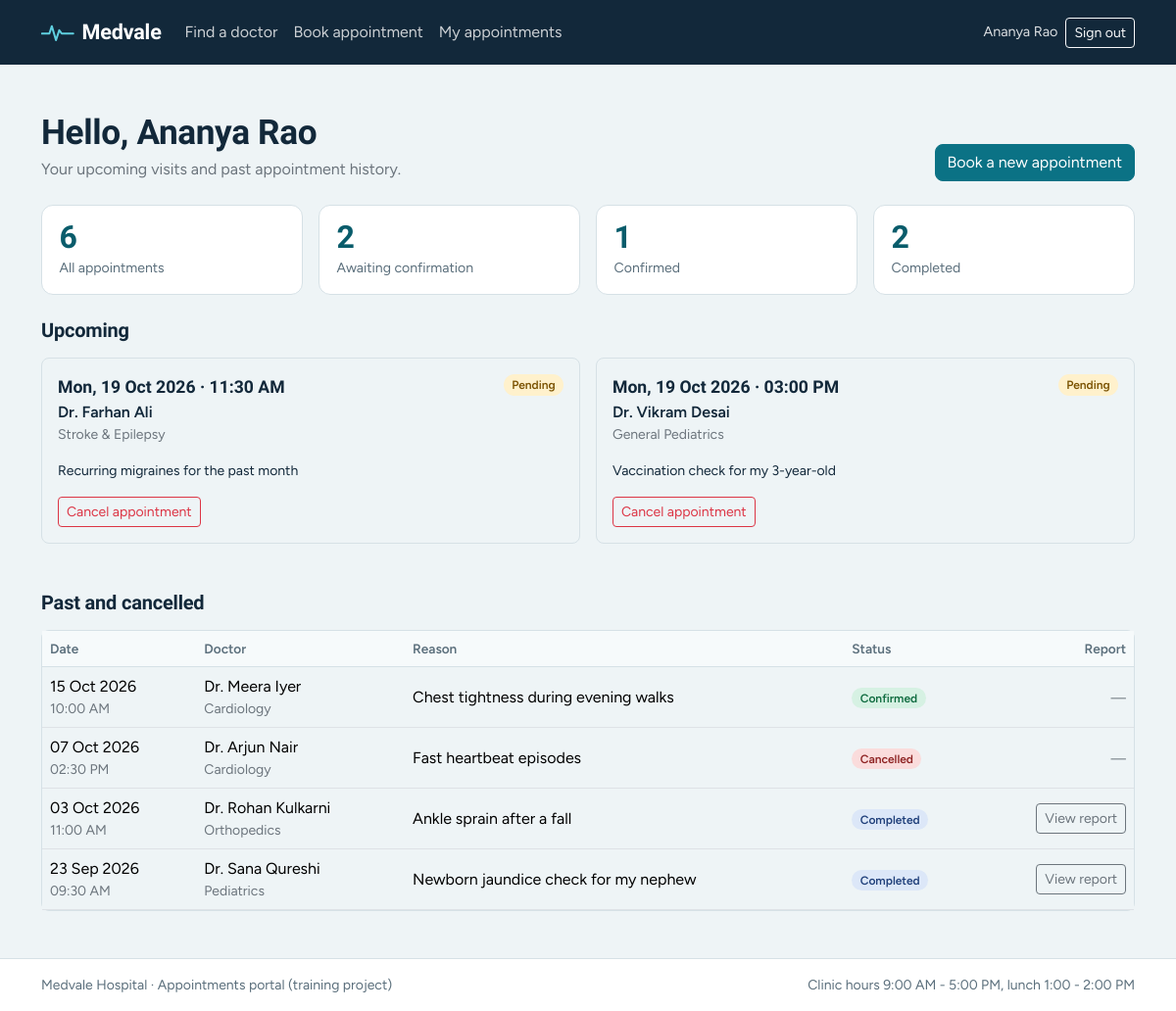
The app's page /dashboard/ (signed in) with its own data.
### appointments/models.py (models this page shows, shortened)
class Patient(models.Model):
    GENDER_CHOICES = [("F", "Female"), ("M", "Male"), ("O", "Other")]
    BLOOD_GROUPS = [
        ("A+", "A+"), ("A-", "A-"), ("B+", "B+"), ("B-", "B-"),
        ("AB+", "AB+"), ("AB-", "AB-"), ("O+", "O+"), ("O-", "O-"),
    ]
    user = models.OneToOneField(
        settings.AUTH_USER_MODEL, on_delete=models.CASCADE, related_name="patient_profile"
    )
    full_name = models.CharField(max_length=120)
    phone = models.CharField(
        max_length=15,
        validators=[RegexValidator(r"^\+?\d{10,14}$", "Enter a valid phone number (10-14 digits).")],
    )
    date_of_birth = models.DateField()
    gender = models.CharField(max_length=1, choices=GENDER_CHOICES)
    blood_group = models.CharField(max_length=3, choices=BLOOD_GROUPS, blank=True)
    address = models.TextField(blank=True)
    created_at = models.DateTimeField(auto_now_add=True)
    class Meta:
        ordering = ["full_name"]

class Appointment(models.Model):
    PENDING = "PENDING"
    CONFIRMED = "CONFIRMED"
    COMPLETED = "COMPLETED"
    CANCELLED = "CANCELLED"
    STATUS_CHOICES = [
        (PENDING, "Pending"),
        (CONFIRMED, "Confirmed"),
        (COMPLETED, "Completed"),
        (CANCELLED, "Cancelled"),
    ]
    ALLOWED_TRANSITIONS = {
        PENDING: {CONFIRMED, CANCELLED},
        CONFIRMED: {COMPLETED, CANCELLED},
        COMPLETED: set(),
        CANCELLED: set(),
    }
    patient = models.ForeignKey(Patient, on_delete=models.CASCADE, related_name="appointments")
    doctor = models.ForeignKey(Doctor, on_delete=models.PROTECT, related_name="appointments")
    date = models.DateField()
    time_slot = models.CharField(max_length=5, choices=TIME_SLOTS)
    reason = models.TextField(max_length=500)
    status = models.CharField(max_length=10, choices=STATUS_CHOICES, default=PENDING)
    created_at = models.DateTimeField(auto_now_add=True)
    class Meta:
        ordering = ["-date", "-time_slot"]
        constraints = [
            models.UniqueConstraint(
                fields=["doctor", "date", "time_slot"],
                condition=~Q(status="CANCELLED"),
                name="unique_active_doctor_slot",
            )
        ]
    @property
    def slot_label(self):
        return dict(TIME_SLOTS).get(self.time_slot, self.time_slot)
    @property
    def is_open(self):
        return self.status in (self.PENDING, self.CONFIRMED)
    @property
    def patient_can_cancel(self):
        return self.is_open and not slot_is_past(self.date, self.time_slot)

class Doctor(models.Model):
    name = models.CharField(max_length=120)
    department = models.CharField(max_length=20, choices=DEPARTMENTS)
    specialization = models.CharField(max_length=120)
    consultation_fee = models.DecimalField(
        max_digits=8, decimal_places=2, validators=[MinValueValidator(0)]
    )
    available_days = models.CharField(max_length=40, default="MON,TUE,WED,THU,FRI")
    experience_years = models.PositiveSmallIntegerField(default=5)
    bio = models.TextField(blank=True)
    is_active = models.BooleanField(default=True)
    class Meta:
        ordering = ["department", "name"]

### appointments/views.py (the view)
# urls.py: path("dashboard/", views.dashboard, name="dashboard"),
@login_required
def dashboard(request):
    patient = _patient_for(request.user)
    if patient is None:
        messages.info(request, "This is a staff account. Use the staff console to manage appointments.")
        return redirect("staff_appointments" if request.user.is_staff else "doctor_list")
    today = timezone.localdate()
    base = patient.appointments.select_related("doctor", "report")
    upcoming = base.filter(
        date__gte=today, status__in=[Appointment.PENDING, Appointment.CONFIRMED]
    ).order_by("date", "time_slot")
    past = base.exclude(pk__in=upcoming.values("pk")).order_by("-date", "-time_slot")
    stats = base.aggregate(
        total=Count("id"),
        pending=Count("id", filter=Q(status=Appointment.PENDING)),
        confirmed=Count("id", filter=Q(status=Appointment.CONFIRMED)),
        completed=Count("id", filter=Q(status=Appointment.COMPLETED)),
    )
    return render(
        request,
        "appointments/dashboard.html",
        {"patient": patient, "upcoming": upcoming, "past": past, "stats": stats},
    )

### appointments/models.py (called while the page is built)
def slot_is_past(day: date, slot_value: str) -> bool:
    hour, minute = (int(part) for part in slot_value.split(":"))
    start = timezone.make_aware(datetime(day.year, day.month, day.day, hour, minute))
    return start <= timezone.now()

### appointments/views.py (called while the page is built)
def _patient_for(user):
    try:
        return user.patient_profile
    except Patient.DoesNotExist:
        return None

### appointments/templates/appointments/dashboard.html (shortened to what this page needs)
{% extends "appointments/base.html" %}
{% block content %}
<div class="d-flex flex-wrap justify-content-between align-items-end gap-3 mb-4">
  <div>
    <h1 class="page-title mb-1">Hello, {{ patient.full_name }}</h1>
    <p class="text-secondary mb-0">Your upcoming visits and past appointment history.</p>
  </div>
  <a href="{% url 'book' %}" class="btn btn-primary">Book a new appointment</a>
</div>
<div class="row g-3 mb-4">
  <div class="col-6 col-md-3"><div class="stat"><span class="stat-num">{{ stats.total }}</span><span class="stat-label">All appointments</span></div></div>
  <div class="col-6 col-md-3"><div class="stat"><span class="stat-num">{{ stats.pending }}</span><span class="stat-label">Awaiting confirmation</span></div></div>
  <div class="col-6 col-md-3"><div class="stat"><span class="stat-num">{{ stats.confirmed }}</span><span class="stat-label">Confirmed</span></div></div>
  <div class="col-6 col-md-3"><div class="stat"><span class="stat-num">{{ stats.completed }}</span><span class="stat-label">Completed</span></div></div>
</div>
<h2 class="section-title">Upcoming</h2>
<div class="row g-3 mb-5">
  {% for appointment in upcoming %}
    <div class="col-lg-6">
      <div class="card appt-card">
        <div class="card-body">
          <div class="d-flex justify-content-between align-items-start gap-2">
            <div>
              <div class="appt-when">{{ appointment.date|date:"D, d M Y" }} &middot; {{ appointment.slot_label }}</div>
              <div class="fw-semibold">{{ appointment.doctor.name }}</div>
              <div class="text-secondary small">{{ appointment.doctor.specialization }}</div>
            </div>
            {% include "appointments/partials/_status_badge.html" %}
          </div>
          <p class="mt-3 mb-3 small">{{ appointment.reason }}</p>
          {% if appointment.patient_can_cancel %}
            <button type="button" class="btn btn-sm btn-outline-danger"
                    data-bs-toggle="modal" data-bs-target="#cancelModal"
                    data-action="{% url 'cancel_appointment' appointment.pk %}"
                    data-summary="{{ appointment.doctor.name }} on {{ appointment.date|date:'d M Y' }} at {{ appointment.slot_label }}">Cancel appointment</button>
          {% endif %}
        </div>
      </div>
    </div>
  {% empty %}
    <div class="col-12"><div class="empty-state"><h3 class="h5">Nothing scheduled</h3><p class="mb-3 text-secondary">Book a visit and it will appear here.</p><a href="{% url 'doctor_list' %}" class="btn btn-primary btn-sm">Browse doctors</a></div></div>
  {% endfor %}
</div>
<h2 class="section-title">Past and cancelled</h2>
<div class="card">
  <div class="table-responsive">
    <table class="table table-portal align-middle mb-0">
      <thead><tr><th>Date</th><th>Doctor</th><th>Reason</th><th>Status</th><th class="text-end">Report</th></tr></thead>
      <tbody>
        {% for appointment in past %}
          <tr>
            <td class="text-nowrap">{{ appointment.date|date:"d M Y" }}<div class="text-secondary small">{{ appointment.slot_label }}</div></td>
            <td>{{ appointment.doctor.name }}<div class="text-secondary small">{{ appointment.doctor.get_department_display }}</div></td>
            <td class="reason-cell">{{ appointment.reason }}</td>
            <td>{% include "appointments/partials/_status_badge.html" %}</td>
            <td class="text-end">
              {% if appointment.report %}
                <button type="button" class="btn btn-sm btn-outline-secondary" data-bs-toggle="modal" data-bs-target="#reportModal{{ appointment.pk }}">View report</button>
              {% else %}<span class="text-secondary small">&mdash;</span>{% endif %}
            </td>
          </tr>
        {% empty %}
          <tr><td colspan="5" class="text-center text-secondary py-4">No past appointments yet.</td></tr>
        {% endfor %}
      </tbody>
    </table>
  </div>
</div>
{% endblock %}

### appointments/templates/appointments/base.html (shortened to what this page needs)
{% load static %}<!DOCTYPE html>
<html lang="en">
<head>
  <link href="https://cdn.jsdelivr.net/npm/bootstrap@5.3.3/dist/css/bootstrap.min.css" rel="stylesheet">
  <link href="{% static 'css/portal.css' %}" rel="stylesheet">
</head>
<body>
  <nav class="navbar navbar-expand-lg portal-nav">
    <div class="container">
      <a class="navbar-brand" href="{% url 'doctor_list' %}">
        <svg class="brand-mark" viewBox="0 0 40 24" aria-hidden="true"><path d="M1 13h9l3-9 5 17 4-12 3 4h14" fill="none" stroke="currentColor" stroke-width="2.4" stroke-linecap="round" stroke-linejoin="round"/></svg>
        Medvale
      </a>
      <div class="collapse navbar-collapse" id="mainNav">
        <ul class="navbar-nav me-auto">
          <li class="nav-item"><a class="nav-link" href="{% url 'doctor_list' %}">Find a doctor</a></li>
          {% if user.is_authenticated and not user.is_staff %}
            <li class="nav-item"><a class="nav-link" href="{% url 'book' %}">Book appointment</a></li>
            <li class="nav-item"><a class="nav-link" href="{% url 'dashboard' %}">My appointments</a></li>
          {% endif %}
        </ul>
        <div class="d-flex align-items-center gap-2">
          {% if user.is_authenticated %}
            <span class="nav-user">{{ user.get_full_name|default:user.username }}</span>
            <form method="post" action="{% url 'logout' %}">
              <button type="submit" class="btn btn-sm btn-outline-light">Sign out</button>
            </form>
          {% else %}
            <a class="btn btn-sm btn-outline-light" href="{% url 'login' %}">Sign in</a>
            <a class="btn btn-sm btn-light" href="{% url 'register' %}">Create account</a>
          {% endif %}
        </div>
      </div>
    </div>
  </nav>
  <main class="container py-4 py-lg-5">
    {% block content %}{% endblock %}
  </main>
  <footer class="portal-footer">
    <div class="container d-flex flex-wrap justify-content-between gap-2">
      <span>Medvale Hospital &middot; Appointments portal (training project)</span>
      <span>Clinic hours 9:00 AM - 5:00 PM, lunch 1:00 - 2:00 PM</span>
    </div>
  </footer>
</body>
</html>

### appointments/templates/appointments/partials/_status_badge.html
<span class="badge status-badge status-{{ appointment.status|lower }}">{{ appointment.get_status_display }}</span>

### appointments/static/css/portal.css (style rules this page uses)
:root { --ink: #12283a; --sea: #0b7285; --sea-dark: #095c6b; --mist: #eef4f6; --paper: #ffffff; --line: #d6e1e6; --muted: #5b6f7c; --pending-bg: #fff1cc; --pending-fg: #7a5200; --confirmed-bg: #d6f1e3; --confirmed-fg: #0e6b3f; --completed-bg: #dce7f8; --completed-fg: #1f3f7a; --cancelled-bg: #fadcdc; --cancelled-fg: #8e2323; --bs-primary: var(--sea); --bs-primary-rgb: 11, 114, 133; --bs-body-font-family: "Figtree", system-ui, -apple-system, "Segoe UI", Roboto, sans-serif; --bs-body-color: var(--ink); --bs-body-bg: var(--mist); --bs-border-radius: .5rem; --bs-link-color: var(--sea-dark); }
body { min-height: 100vh; display: flex; flex-direction: column; }
main { flex: 1 0 auto; }
h1, h2, h3, .navbar-brand, .stat-num { font-family: "Bricolage Grotesque", "Figtree", system-ui, sans-serif; letter-spacing: -0.01em; }
.btn-primary { --bs-btn-bg: var(--sea); --bs-btn-border-color: var(--sea); --bs-btn-hover-bg: var(--sea-dark); --bs-btn-hover-border-color: var(--sea-dark); --bs-btn-active-bg: var(--sea-dark); --bs-btn-active-border-color: var(--sea-dark); --bs-btn-disabled-bg: var(--sea); --bs-btn-disabled-border-color: var(--sea); }
.portal-nav { background: var(--ink); padding-block: .75rem; }
.portal-nav .navbar-brand { color: #fff; font-weight: 700; font-size: 1.35rem; display: inline-flex; align-items: center; gap: .5rem; }
.portal-nav .nav-link { color: rgba(255, 255, 255, .78); }
.brand-mark { width: 2.1rem; height: 1.3rem; color: #5fd0e0; }
.nav-user { color: rgba(255, 255, 255, .85); font-size: .9rem; }
.portal-footer { background: var(--paper); border-top: 1px solid var(--line); color: var(--muted); font-size: .875rem; padding-block: 1rem; }
.page-title { font-size: clamp(1.6rem, 3vw, 2.2rem); font-weight: 700; }
.section-title { font-size: 1.25rem; font-weight: 700; margin-bottom: 1rem; }
.doctor-card, .appt-card, .form-card, .stat, .card { border: 1px solid var(--line); box-shadow: none; }
.status-badge { font-weight: 600; padding: .4em .7em; border-radius: 999px; }
.status-pending { background: var(--pending-bg); color: var(--pending-fg); }
.status-confirmed { background: var(--confirmed-bg); color: var(--confirmed-fg); }
.status-completed { background: var(--completed-bg); color: var(--completed-fg); }
.status-cancelled { background: var(--cancelled-bg); color: var(--cancelled-fg); }
.stat { background: var(--paper); border-radius: .75rem; padding: 1rem 1.1rem; display: flex; flex-direction: column; }
.stat-num { font-size: 2rem; font-weight: 700; line-height: 1; color: var(--sea-dark); }
.stat-label { color: var(--muted); font-size: .88rem; margin-top: .35rem; }
.appt-when { font-family: "Bricolage Grotesque", sans-serif; font-weight: 700; font-size: 1.1rem; }
.table-portal thead th { background: #f6fafb; color: var(--muted); font-weight: 600; font-size: .85rem; border-bottom: 1px solid var(--line); }
.reason-cell { max-width: 22rem; }

### records on screen
Patient: full_name "Ananya Rao"
Appointment: date "Mon, 19 Oct 2026", slot_label "11:30 AM", doctor.name "Dr. Farhan Ali", doctor.specialization "Stroke & Epilepsy", status "Pending", reason "Recurring migraines for the past month"
Appointment: date "Mon, 19 Oct 2026", slot_label "03:00 PM", doctor.name "Dr. Vikram Desai", doctor.specialization "General Pediatrics", status "Pending", reason "Vaccination check for my 3-year-old"
Appointment: date "15 Oct 2026", slot_label "10:00 AM", doctor.name "Dr. Meera Iyer", doctor.department "Cardiology", reason "Chest tightness during evening walks", status "Confirmed"
Appointment: date "07 Oct 2026", slot_label "02:30 PM", doctor.name "Dr. Arjun Nair", doctor.department "Cardiology", reason "Fast heartbeat episodes", status "Cancelled"
Appointment: date "03 Oct 2026", slot_label "11:00 AM", doctor.name "Dr. Rohan Kulkarni", doctor.department "Orthopedics", reason "Ankle sprain after a fall", status "Completed"
Appointment: date "23 Sep 2026", slot_label "09:30 AM", doctor.name "Dr. Sana Qureshi", doctor.department "Pediatrics", reason "Newborn jaundice check for my nephew", status "Completed"

### other values on screen
{{ user.get_full_name|default:user.username }} "Ananya Rao"
{{ stats.total }} "6"
{{ stats.pending }} "2"
{{ stats.confirmed }} "1"
{{ stats.completed }} "2"
